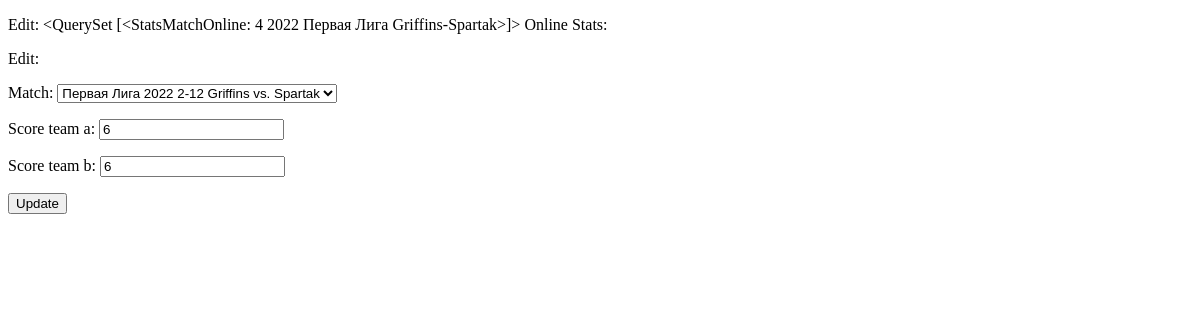
The page /stats/edit/4/ on the database as committed earlier.
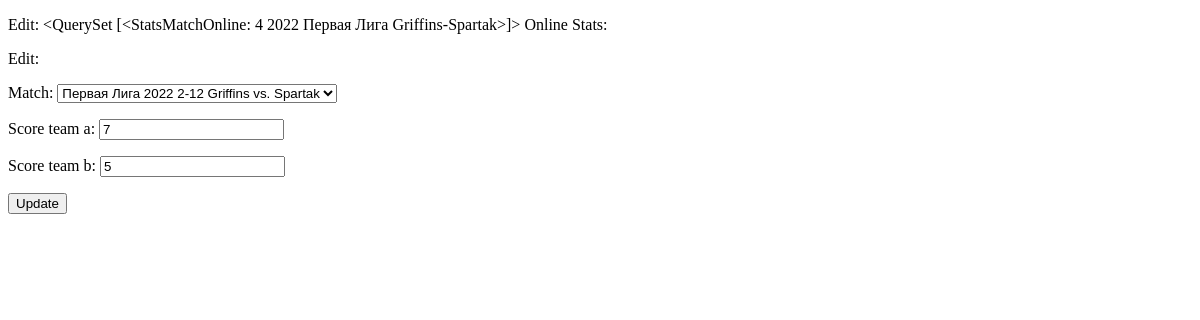
The same page on the database as committed later.
### stats/models.py (models this page shows, shortened)
class StatsMatchOnline(models.Model):
    match = models.ForeignKey(Match, on_delete=models.CASCADE, blank=False)
    score_team_a = models.IntegerField(default=0)
    score_team_b = models.IntegerField(default=0)
    def __str__(self):
        return f'{self.match.pk} {self.match.season.year} {self.match.tournament.name} ' \
               f'{self.match.team_a.name}-{self.match.team_b.name}'
    class Meta:
        verbose_name = "Match Stats Online"

### matches/models.py (models this page shows, shortened)
class Match(models.Model):
    season = models.ForeignKey(Season, on_delete=models.SET_NULL, null=True)
    tournament = models.ForeignKey(Tournament, on_delete=models.SET_NULL, null=True)
    is_playoff = models.BooleanField(name='Match Type', verbose_name='Playoff Match', default=False)
    date = models.DateField(blank=False)
    time = models.TimeField(blank=False, default='12:00:00')
    place = models.CharField(max_length=200, default='City and Stadium')
    field_length = models.IntegerField(default=90)
    team_a = models.ForeignKey(Team, on_delete=models.SET_NULL, null=True, related_name='team_a')
    team_b = models.ForeignKey(Team, on_delete=models.SET_NULL, null=True, related_name='team_b')
    def __str__(self):
        return f'{self.tournament.name} {self.season.year} ' \
               f'{self.date.day}-{self.date.month} {self.team_a.name} vs. {self.team_b.name}'
    class Meta:
        verbose_name = "Match"
        verbose_name_plural = "Matches"
        ordering = ['season', '-date']

### seasons/models.py (models this page shows, shortened)
class Season(models.Model):
    year = models.IntegerField(blank=False, default=1900)
    current_season = models.BooleanField(verbose_name='Current year', default=False)
    class Meta:
        verbose_name = "Season"
        verbose_name_plural = "Seasons"
        ordering = ['-year']

### tournaments/models.py (models this page shows, shortened)
class Tournament(models.Model):
    season = models.ManyToManyField(Season)
    name = models.CharField(max_length=100, blank=False)
    description = models.TextField(max_length=200, blank=True)
    class Meta:
        verbose_name = "Tournament"
        verbose_name_plural = "Tournament"
        ordering = ['-name']

### teams/models.py (models this page shows, shortened)
class Team(models.Model):
    name = models.CharField(max_length=250, blank=False)
    tournament = models.ForeignKey(Tournament, null=True, on_delete=models.SET_NULL)
    description = models.TextField(max_length=200, blank=True)
    class Meta:
        verbose_name = "Team"
        verbose_name_plural = "Teams"
        ordering = ['-tournament']

### stats/views.py (the view)
# urls.py: path('edit/<int:stats_match_online_id>/', stats_online_match_edit,
def stats_online_match_edit(request, stats_match_online_id):
    error = ''
    selected_online_stats_match = StatsMatchOnline.objects.filter(pk=stats_match_online_id)
    template_name = 'stats/stats_match_online_edit_page.html'
    form = EditStatsMatchOnline(request.POST or None, instance=selected_online_stats_match.first())
    if form.is_valid():
        form.save()
        return redirect('stats_match_online_list')
    else:
        error = 'Add Error'
    return render(request, template_name,
                  {
                      'form': form,
                      'selected_online_stats_match': selected_online_stats_match
                  })

### stats/forms.py
class EditStatsMatchOnline(forms.ModelForm):
    def __init__(self, *args, **kwargs):
        super().__init__(*args, **kwargs)
    class Meta:
        model = StatsMatchOnline
        fields = '__all__'

### templates/stats/stats_match_online_edit_page.html (shortened to what this page needs)
<!DOCTYPE html>
<html lang="en">
<head>
</head>
<body>
<p>
    Edit: {{ selected_online_stats_match }}
    Online Stats:
    <br>
</p>
<p>Edit:</p>
<p><form method="POST">
    {% for f in form %}
    <p><label class="form-label" for="{{ f.id_for_label }}">{{ f.label }}: </label>{{ f }}</p>
    {% endfor %}
    <button type="submit">Update</button>
    </form>
</p>
</body>
</html>

Rows that differ between the two databases and show on the page:
changed StatsMatchOnline: score_team_a "6" → "7"; score_team_b "6" → "5"
